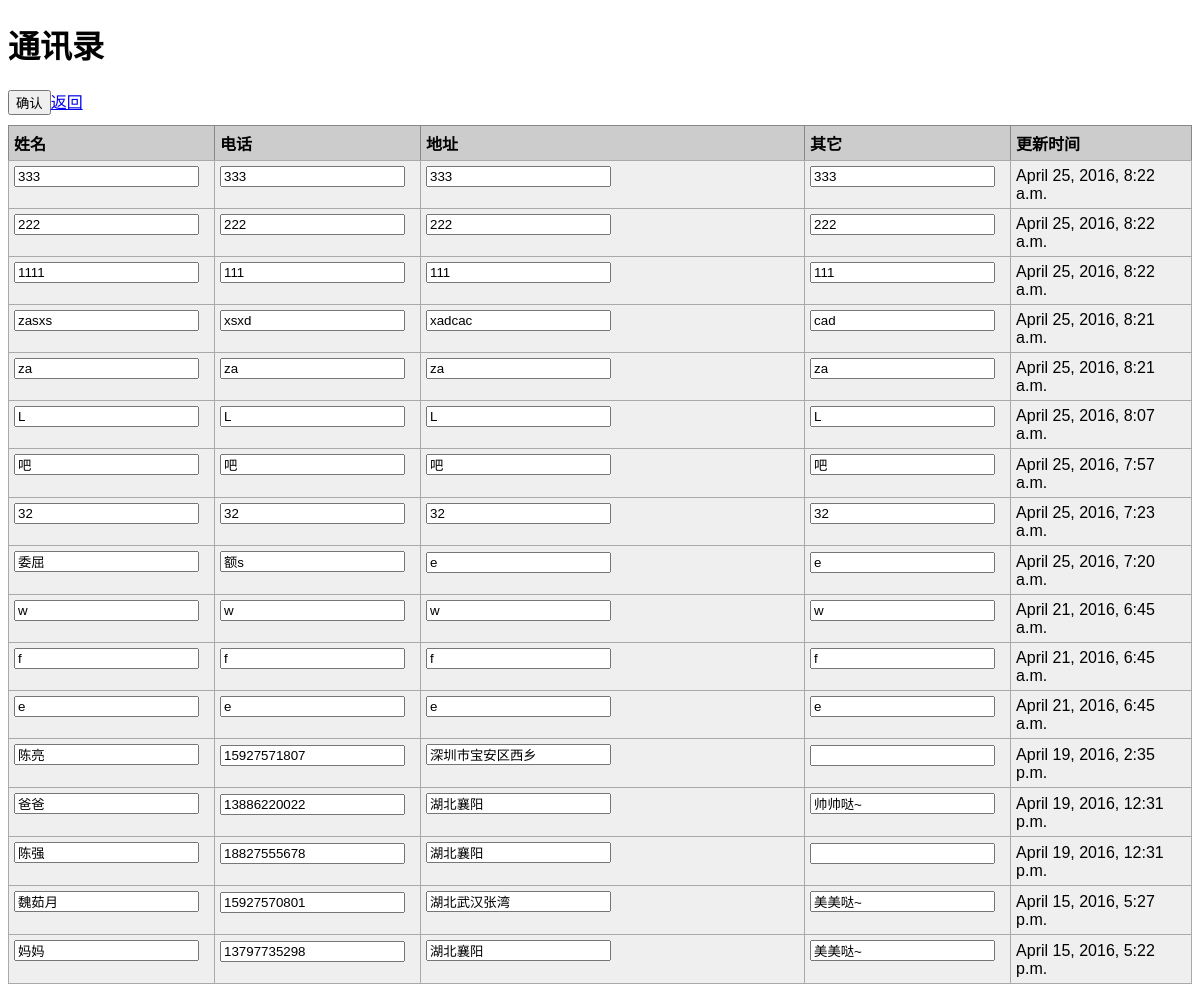
/phonenum/updata/, run on the app's committed database.
### Message/models.py (models this page shows, shortened)
class MessageUser(models.Model):
	Name=models.CharField(max_length=100) #姓名
	phone_regex=RegexValidator(regex=r'^\d{11}$',message='''Phone number
		must be entered in the format: 13588888888. Up to 11 digits allowed. ''')
	PhoneNum=models.CharField(validators=[phone_regex],blank=True,max_length=11)
	UpdateTime=models.DateTimeField('更新时间',auto_now=True,blank=True)
	Address=models.TextField(blank=True)		#住址
	Other=models.TextField(blank=True)    #其他
	class Meta():
		ordering=['-UpdateTime']

### Message/views.py (the view)
# urls.py: url(r'^phonenum/updata/$', 'Message.views.updata',name='updata'),
def updata(request):  #更新数据
	messageuser=MessageUser.objects.all()
	return render(request,'updata.html',{'messageuser':messageuser})

### Message/templates/updata.html (shortened to what this page needs)
<!DOCTYPE html>
<html>
<head>
</head>
<body>
<h1>通讯录</h1>
<table class="dataintable">
<tr>
	<th width="10%">姓名</th>
	<th width="15%">电话</th>
	<th width="35%">地址</th>
   <th >其它</th>
	<th width="17%">更新时间</th>
</tr>
<tr>
   <form action="http://127.0.0.1:8001/phonenum/" method="post">
   <input type="submit" value="确认">
	{% for each in messageuser %}
      <tr>
         <td><input id="Name" type="text" name="User_Name" value="{{ each.Name }}"></td>
         <td><input id="PhoneNum" type="text" name="User_PhoneNum" value="{{ each.PhoneNum }}"></td>
         <td><input id="Address" type="text" name="User_Address" value="{{ each.Address }}"></td>
         <td><input id="Other" type="text" name="User_Other" value="{{ each.Other }}"></td>
         <td>{{ each.UpdateTime }}</td>
      </tr>
   </form>
	{% endfor %}
</tr>
<a href="http://127.0.0.1:8001/phonenum/">返回</a>
</table>
</body>
</html>

### Message/templates/updata.html (style rules this page uses)
table.dataintable { border: 1px solid #888888; border-collapse: collapse; font-family: Arial,Helvetica,sans-serif; margin-top: 10px; width: 100%; }
table.dataintable th { background-color: #CCCCCC; border: 1px solid #888888; padding: 5px 15px 5px 5px; text-align: left; vertical-align: baseline; }
table.dataintable td { background-color: #EFEFEF; border: 1px solid #AAAAAA; padding: 5px 15px 5px 5px; vertical-align: text-top; }

### data on the page
MessageUser: User_Name "333", User_PhoneNum "333", User_Address "333", User_Other "333", UpdateTime "April 25, 2016, 8:22 a.m."
MessageUser: User_Name "222", User_PhoneNum "222", User_Address "222", User_Other "222", UpdateTime "April 25, 2016, 8:22 a.m."
MessageUser: User_Name "1111", User_PhoneNum "111", User_Address "111", User_Other "111", UpdateTime "April 25, 2016, 8:22 a.m."
MessageUser: User_Name "zasxs", User_PhoneNum "xsxd", User_Address "xadcac", User_Other "cad", UpdateTime "April 25, 2016, 8:21 a.m."
MessageUser: User_Name "za", User_PhoneNum "za", User_Address "za", User_Other "za", UpdateTime "April 25, 2016, 8:21 a.m."
MessageUser: User_Name "L", User_PhoneNum "L", User_Address "L", User_Other "L", UpdateTime "April 25, 2016, 8:07 a.m."
MessageUser: User_Name "吧", User_PhoneNum "吧", User_Address "吧", User_Other "吧", UpdateTime "April 25, 2016, 7:57 a.m."
MessageUser: User_Name "32", User_PhoneNum "32", User_Address "32", User_Other "32", UpdateTime "April 25, 2016, 7:23 a.m."
MessageUser: User_Name "委屈", User_PhoneNum "额s", User_Address "e", User_Other "e", UpdateTime "April 25, 2016, 7:20 a.m."
MessageUser: User_Name "w", User_PhoneNum "w", User_Address "w", User_Other "w", UpdateTime "April 21, 2016, 6:45 a.m."
MessageUser: User_Name "f", User_PhoneNum "f", User_Address "f", User_Other "f", UpdateTime "April 21, 2016, 6:45 a.m."
MessageUser: User_Name "e", User_PhoneNum "e", User_Address "e", User_Other "e", UpdateTime "April 21, 2016, 6:45 a.m."
MessageUser: User_Name "陈亮", User_PhoneNum "15927571807", User_Address "深圳市宝安区西乡", UpdateTime "April 19, 2016, 2:35 p.m."
MessageUser: User_Name "爸爸", User_PhoneNum "13886220022", User_Address "湖北襄阳", User_Other "帅帅哒~", UpdateTime "April 19, 2016, 12:31 p.m."
MessageUser: User_Name "陈强", User_PhoneNum "18827555678", User_Address "湖北襄阳", UpdateTime "April 19, 2016, 12:31 p.m."
MessageUser: User_Name "魏茹月", User_PhoneNum "15927570801", User_Address "湖北武汉张湾", User_Other "美美哒~", UpdateTime "April 15, 2016, 5:27 p.m."
MessageUser: User_Name "妈妈", User_PhoneNum "13797735298", User_Address "湖北襄阳", User_Other "美美哒~", UpdateTime "April 15, 2016, 5:22 p.m."
